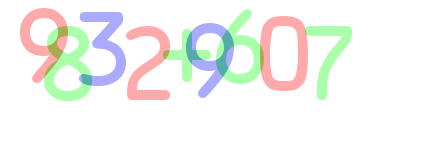
#> input picture openCV/digit_image.png, 430 x 150 px, found by its file name
$ python 18.py
#> lines starting #> are read from the running program, lines starting #| are printed output that depends on the picture; after the words box and inside, x2 and y2 are one past the last pixel; in counts of white or black regions, pixels touching at a corner belong together
#contour의 사각형 외곽찾기
import cv2
import numpy as np
import matplotlib.pyplot as plt

image = cv2.imread('/Users/gimminji/Desktop/2022/Python-Data-Analysis-and-Image-Processing/openCV/digit_image.png')
#> image is the input picture: shape (150, 430, 3); mean B, G, R 241.3, 244.5, 243.6
image_gray = cv2.cvtColor(image,cv2.COLOR_BGR2GRAY)
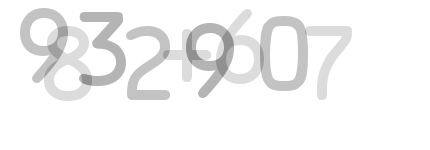
#> image_gray: shape (150, 430); min 145, max 255, mean 243.9
ret, thresh = cv2.threshold(image_gray,230,255,0)
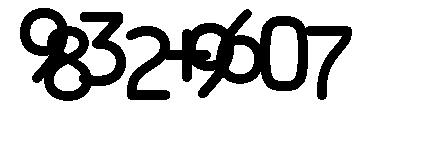
#> thresh: shape (150, 430); 80.8% white; 2 black regions, box (x1, y1, x2, y2) and area: (126, 9, 352, 100) 7751, (20, 8, 126, 101) 4657
#배경과 숫자의 bit 반전 -> 찾아야 할 객체는 흰색이어야 하고 배경은 검정색이어야 한다.

thresh = cv2.bitwise_not(thresh)

plt.imshow(cv2.cvtColor(thresh,cv2.COLOR_GRAY2RGB))
plt.show()

#index 1이 모든 contour의 정보를 담고 있다.
contours, _ = cv2.findContours(thresh,cv2.RETR_TREE,cv2.CHAIN_APPROX_SIMPLE)
#> contours = 10 contours, 2 with area under 20; largest, box (x1, y1, x2, y2) and area: (126, 9, 352, 100) 9638, (20, 8, 126, 101) 5654, (269, 25, 299, 82) 1461, (228, 44, 255, 75) 602, (53, 63, 83, 92) 594, (29, 17, 58, 47) 559, (195, 32, 222, 62) 467, (63, 35, 80, 55) 204
#print(contours)
#-1을 했으니 그것을 모두 출력해라!
image = cv2.drawContours(image, contours, 1, (255,0,0),3)
#> image: shape (150, 430, 3); 0.04% of pixels changed, all inside (x1, y1, x2, y2) = (211, 67, 218, 74)

plt.imshow(cv2.cvtColor(image, cv2.COLOR_BGR2RGB))
plt.show()

contour = contours[0]
#> contour = contour of 362 points, box (x1, y1, x2, y2) (126, 9, 352, 100), area 9638
x, y, w, h = cv2.boundingRect(contour)
#> x = 126; y = 9; w = 226; h = 91
image = cv2.rectangle(image,(x,y),(x+w, y+h), (0,0,255),3)
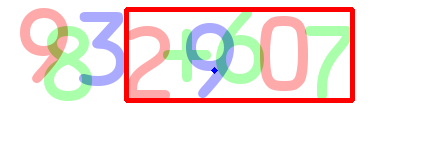
#> image: shape (150, 430, 3); mean B, G, R 229.1, 232.2, 243.6

plt.imshow(cv2.cvtColor(image,cv2.COLOR_BGR2RGB))
plt.show()
